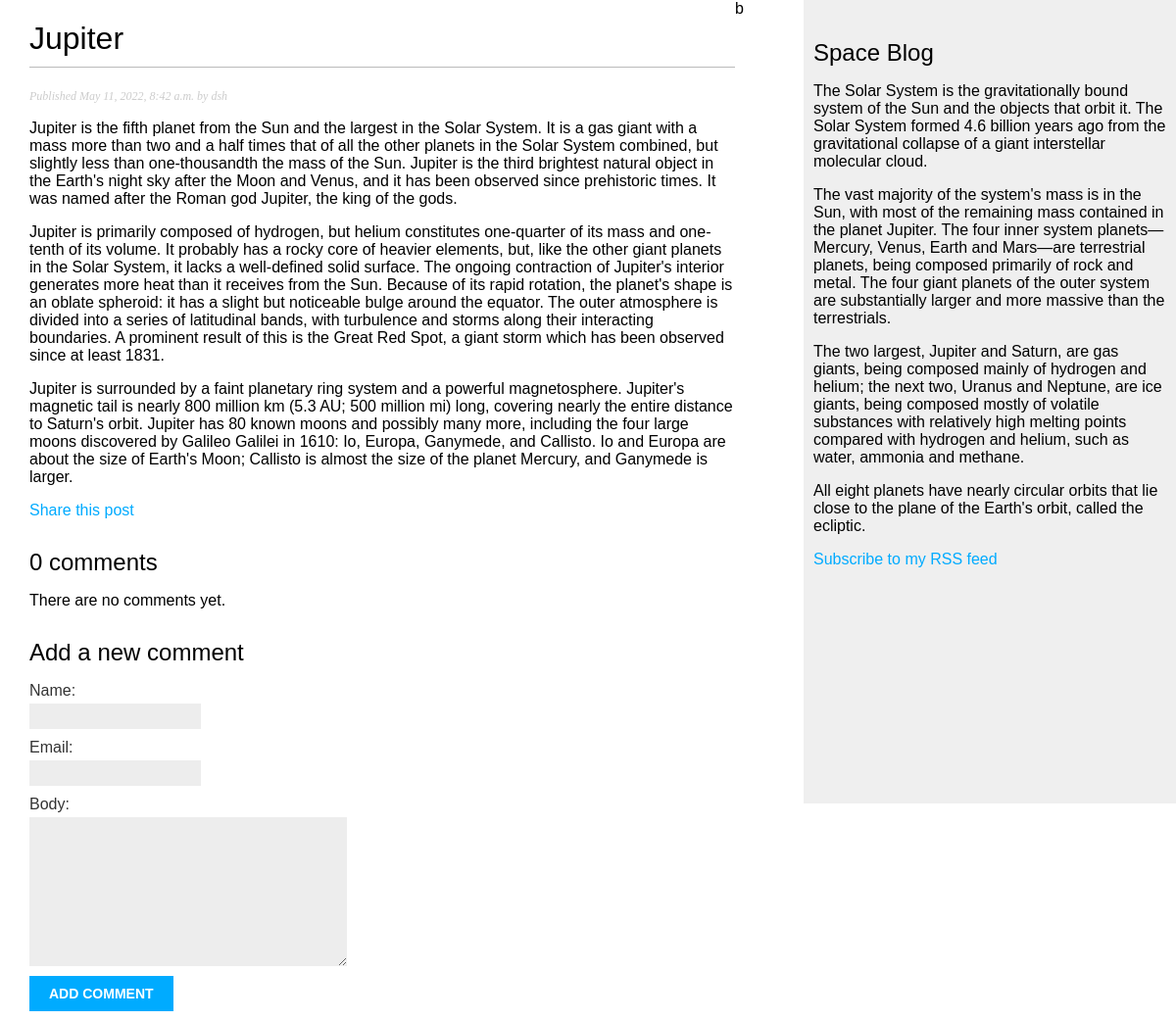
The app's page /blog/2022/5/11/jupiter/ with its own data.
### blog/models.py (models this page shows, shortened)
class Post(models.Model):
    STATUS_CHOICES = (
        ('draft', 'Draft'),
        ('published', 'Published'),
    )
    title = models.CharField(max_length=250)
    slug = models.SlugField(max_length=250,unique_for_date='publish')
    author = models.ForeignKey(User,on_delete=models.CASCADE,related_name='blog_post')
    body = models.TextField()
    publish = models.DateTimeField(default=timezone.now)
    created = models.DateTimeField(auto_now_add=True)
    updated = models.DateTimeField(auto_now=True)
    status = models.CharField(max_length=10,choices=STATUS_CHOICES,default='draft')
    objects = models.Manager()  # менеджер по умолчанию
    published = PublishedManager() # новый менеджер
    tags = TaggableManager()
    class Meta:
        ordering = ('-publish',)

### blog/views.py (the view)
def post_detail(request, year, month, day, post):
    post = get_object_or_404(Post, slug=post,
                                   status='published',
                                   publish__year=year,
                                   publish__month=month,
                                   publish__day=day)
    comments = post.comments.filter(active=True)
    new_comment = None
    if request.method == 'POST':
        comment_form = CommentForm(data=request.POST)
        if comment_form.is_valid():
            new_comment = comment_form.save(commit=False)
            new_comment.post = post
            new_comment.save()
    else:
        comment_form = CommentForm()
    return render(request,
                  'blog/post/detail.html',
                  {'post': post,
                   'comments': comments,
                   'new_comment': new_comment,
                   'comment_form': comment_form})

### blog/forms.py
class CommentForm(forms.ModelForm):
    class Meta:
        model = Comment
        fields = ('name', 'email', 'body')

### blog/templates/blog/post/detail.html (shortened to what this page needs)
{% extends "blog/base.html" %}
{% block content %}
    <h1>{{ post.title }}</h1>
    <p class="date">
        Published {{ post.publish }} by {{ post.author }}
    </p>
    {{ post.body|linebreaks }}
    <p>
        <a href="{% url "blog:post_share" post.id %}">
      Share this post
        </a>
    </p>
{% with comments.count as total_comments %}
    <h2>
      {{ total_comments }} comment{{ total_comments|pluralize }}
    </h2>
  {% endwith %}
  {% for comment in comments %}
    <div class="comment">
      <p class="info">
        Comment {{ forloop.counter }} by {{ comment.name }}
        {{ comment.created }}
      </p>
      {{ comment.body|linebreaks }}
    </div>
  {% empty %}
    <p>There are no comments yet.</p>
  {% endfor %}
  {% if new_comment %}
    <h2>Your comment has been added.</h2>
  {% else %}
    <h2>Add a new comment</h2>
    <form action="." method="post">
      {{ comment_form.as_p }}
      <p><input type="submit" value="Add comment"></p>
    </form>
  {% endif %}
{% endblock %}

### blog/static/css/blog.css (style rules this page uses)
body { margin:0; padding:0; font-family:helvetica, sans-serif; }
a { color:#00abff; text-decoration:none; }
h1 { font-weight:normal; border-bottom:1px solid #bbb; padding:0 0 10px 0; }
h2 { font-weight:normal; margin:30px 0 0; }
p.date { color:#ccc; font-family: georgia, serif; font-size: 12px; font-style: italic; }
label { float:left; clear:both; color:#333; margin-bottom:4px; }
input, textarea { clear:both; float:left; margin:0 0 10px; background:#ededed; border:0; padding:6px 10px; font-size:12px; }
input[type=submit] { font-weight:bold; background:#00abff; color:#fff; padding:10px 20px; font-size:14px; text-transform:uppercase; }

### records on screen
Post: title "Jupiter", publish "May 11, 2022, 8:42 a.m.", author "dsh", body "Jupiter is the fifth planet from the Sun and the largest in the Solar System. It is a gas giant with a mass more than two and a half times that of all the other planets in the Solar System combined, but slightly less than one-thousandth the mass of the Sun. Jupiter is the third brightest natural object in the Earth's night sky after the Moon and Venus, and it has been observed since prehistoric times. It was named after the Roman god Jupiter, the king of the gods. Jupiter is primarily composed of hydrogen, but helium constitutes one-quarter of its mass and one-tenth of its volume. It probably has a rocky core of heavier elements, but, like the other giant planets in the Solar System, it…"

### other values on screen
{{ total_comments }} "0"
